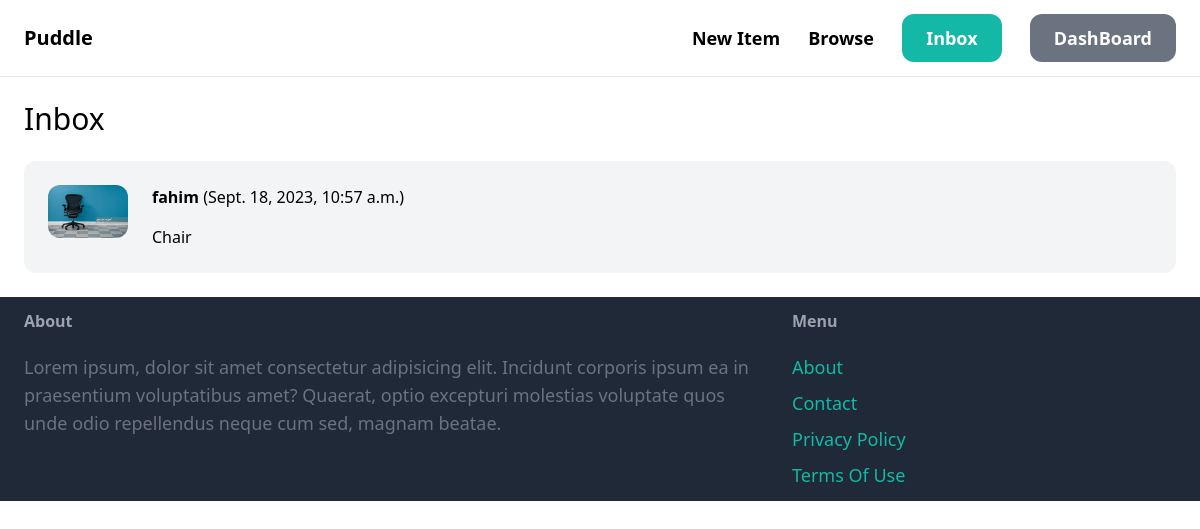
The page /inbox/ (signed in) on the database its author committed.
### conversation/models.py (models this page shows)
class Conversation(models.Model):
    item = models.ForeignKey(Item,related_name='conversation',on_delete=models.CASCADE)
    members = models.ManyToManyField(User, related_name='conversation')
    created_at = models.DateTimeField(auto_now_add=True)
    modified_at = models.DateTimeField(auto_now=True)
    class Meta:
        ordering = ('-modified_at',)

### item/models.py (models this page shows, shortened)
class Item(models.Model):
    category = models.ForeignKey(Category,related_name='items', on_delete=models.CASCADE)
    name = models.CharField(max_length=125)
    description = models.TextField(blank=True,null=True)
    price = models.FloatField()
    image = models.ImageField(upload_to='item_images', blank=True,null=True)
    is_sold = models.BooleanField(default=False)
    created_by = models.ForeignKey(User,related_name='items',on_delete=models.CASCADE)
    created_at = models.DateTimeField(auto_now_add=True)

### conversation/views.py (the view)
# urls.py: path('',views.inbox,name='inbox'),
@login_required
def inbox(request):
    conversations = Conversation.objects.filter(members__in = [request.user.id])
    return render(request,'conversation/inbox.html', {'conversations':conversations})

### conversation/templates/conversation/inbox.html (shortened to what this page needs)
{% extends 'core/base.html' %}
{% block content %}
<h1 class="mb-6 text-3xl">Inbox</h1>
<div class="space-y-6">
    {% for conversation in conversations %}
        <a href="{% url 'conversation:detail' conversation.id %}">
            <div class="p-6 flex bg-gray-100 rounded-xl">
                <div class="pr-6">
                    <img src="{{conversation.item.image.url}}" class="w-20 rounded-xl">
                </div>
                <div>
                    {% for member in conversation.members.all %}
                        {%if member != request.user %}
                        <p class="mb-4"><strong>{{member.username}}</strong> ({{conversation.modified_at}})</p>
                        <p>{{conversation.item.name}}</p>
                        {%endif%}
                    {%endfor%}
                </div>
            </div>
        </a>
    {%endfor%}
</div>
{% endblock content %}

### rows shown on the page
Conversation: item.image (picture), modified_at "Sept. 18, 2023, 10:57 a.m.", item.name "Chair"

### other values the page prints
{{ member.username }} "fahim"
